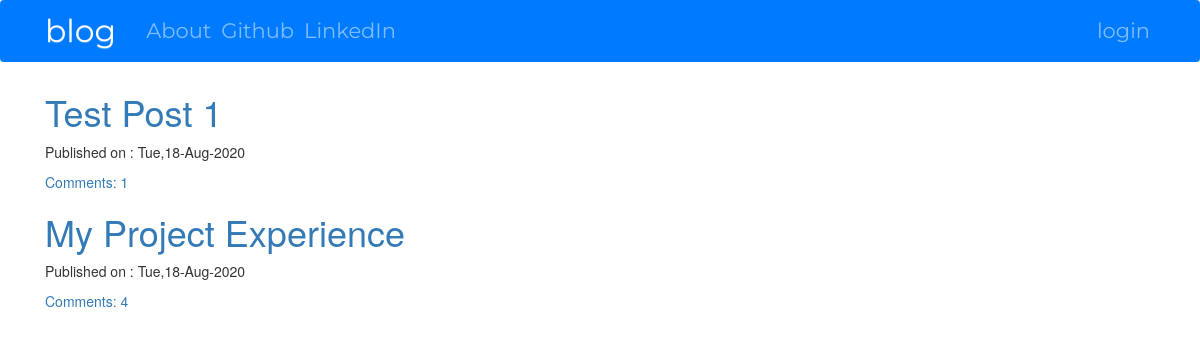
The page / on the database its author committed.
### blog/models.py (models this page shows, shortened)
class Post(models.Model):
    author = models.ForeignKey('auth.User', on_delete=models.CASCADE)
    title = models.CharField("Post Title", max_length=200)
    text = models.TextField("Post Content")
    create_date = models.DateTimeField(default=timezone.now)
    published_date = models.DateTimeField(blank=True, null=True)
    def approve_comments(self):
        return self.comments.filter(approve_comment=True)

### blog/views.py (the view)
# urls.py: path('', views.PostListView.as_view(), name='post_list'),
class PostListView(ListView):
    model = Post
    def get_queryset(self):
        return Post.objects.filter(published_date__lte=timezone.now()).order_by('-published_date')

### blog/templates/blog/post_list.html
{% extends 'base.html' %}
{% block content %}
    <div class="centerstage">
    {% for post in post_list %}
        <div class="post">
        <h1><a href="{% url 'blog:post_detail' pk=post.id %}">{{ post.title| title }}</a></h1>
        <div class="date">
        <p>Published on : {{ post.published_date|date:"D,d-M-Y" }}</p>
        </div>
            <a href="{% url 'blog:post_detail' pk=post.id %}">Comments: {{ post.approve_comments.count }}</a>
    </div>
    {% endfor %}
    </div>
{% endblock %}

### static/mysite/css/master.css (style rules this page uses)
.centerstage { margin-left: auto; margin-right: auto; }

### rows shown on the page
Post: title "Test Post 1", published_date "Tue,18-Aug-2020", approve_comments.count "1"
Post: title "My Project Experience", published_date "Tue,18-Aug-2020", approve_comments.count "4"
